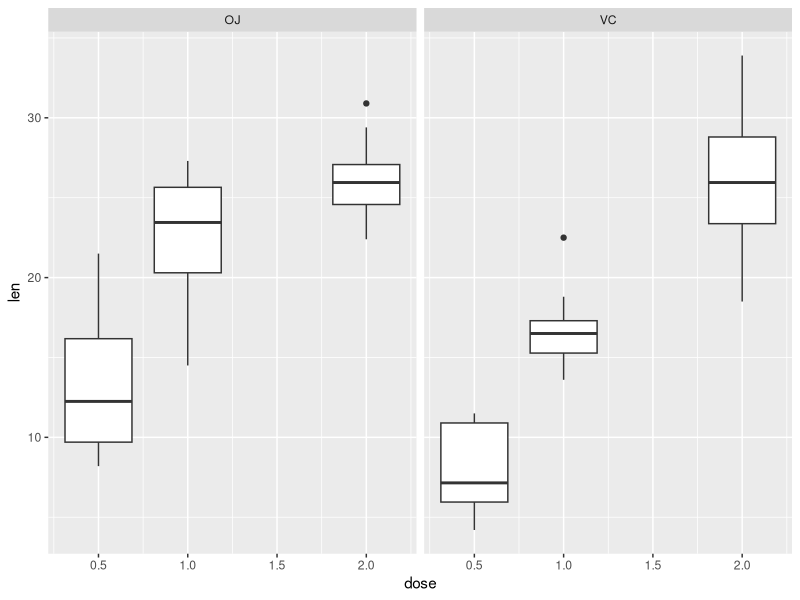

Here is the R script that generated this plot:
## ---- chunk 1
knitr::opts_chunk$set(echo = TRUE)
## ---- chunk 2
library(ggplot2)
library(dplyr, warn.conflicts = FALSE)
## ---- chunk 3
data("ToothGrowth")
dim(ToothGrowth)
str(ToothGrowth)
table(ToothGrowth$dose)
## ---- chunk 4
ggplot(data = ToothGrowth, aes(x = dose, y = len)) + 
    geom_boxplot(aes(group = dose)) + facet_grid(.~supp)
## ---- chunk 5
knitr::kable(
    group_by(ToothGrowth, dose, supp) %>%
        summarise(Variance = round(var(len), 3)))
## ---- chunk 6
d <- ToothGrowth  # to make name shorter
supOJ <- d$supp == "OJ"
supVC <- d$supp == "VC"

sup.05 <- t.test(d$len[supOJ & d$dose == 0.5],
                 d$len[supVC & d$dose == 0.5], alternative = "g")
sup.10 <- t.test(d$len[supOJ & d$dose == 1],
                 d$len[supVC & d$dose == 1], alternative = "g")
sup.20 <- t.test(d$len[supOJ & d$dose == 2],
                 d$len[supVC & d$dose == 2], alternative = "g")
knitr::kable(
    data.frame(Dose = c(0.5, 1.0, 2.0),
               p.value = round(c(sup.05$p.value, sup.10$p.value, sup.20$p.value),3),
               CI_low = round(c(sup.05$conf.int[1], sup.10$conf.int[1], sup.20$conf.int[1]), 3)),
    col.names = c("Dose", "p-value", "$CI_{\\text{low}}$")
)

## ---- chunk 7
oj_vs_oj <- t.test(d$len[supOJ & d$dose == 2],
                   d$len[supOJ & d$dose == 1], alternative = "g")
## ---- chunk 8
vc_vs_oj <- t.test(d$len[supVC & d$dose == 2],
                   d$len[supOJ & d$dose == 1], alternative = "g")
knitr::kable(
    data.frame(H0 = c("$\\mu_{OJ, 2} = \\mu_{OJ,1}$",
                      c("$\\mu_{VC, 2} = \\mu_{OJ,1}$")),
               p.value = round(c(oj_vs_oj$p.value, vc_vs_oj$p.value), 3),
               CI_low = round(c(oj_vs_oj$conf.int[1], vc_vs_oj$conf.int[1]),3)),
    col.names = c("$H_0$", "p-value", "$CI_{\\text{low}}$")
)
